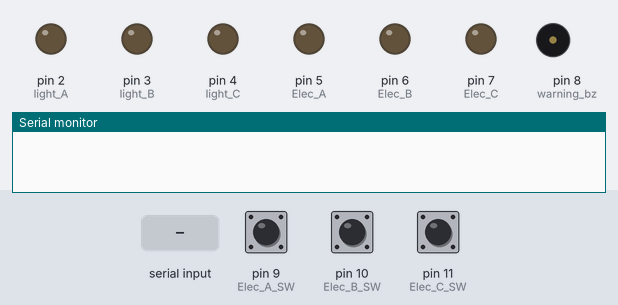
The sketch below on a simulated Arduino Uno, built with avr-gcc and run on an emulated ATmega328P. Parts: output pins drawn as LEDs (lit = HIGH), buzzer (waves = sounding), the last lines printed to the serial monitor. Dashed ring = blinking. The test bench sets the inputs (shaded band); at power-on: pin 9 (Elec_A_SW) LOW, pin 10 (Elec_B_SW) LOW, pin 11 (Elec_C_SW) LOW.

Above: at 1.2 s.
1.3 s: "U,45\n" received over Serial
At 1.55 s:
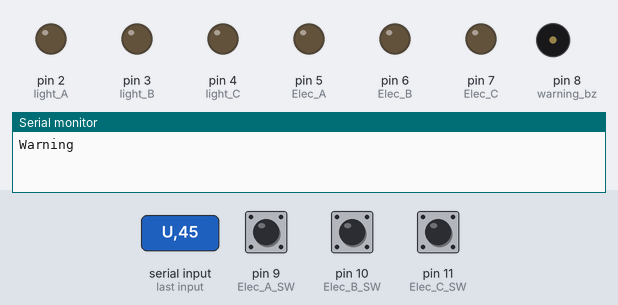
4.3 s: pin 9 (Elec_A_SW) pulled HIGH for 3.2 s
At 7.8 s:
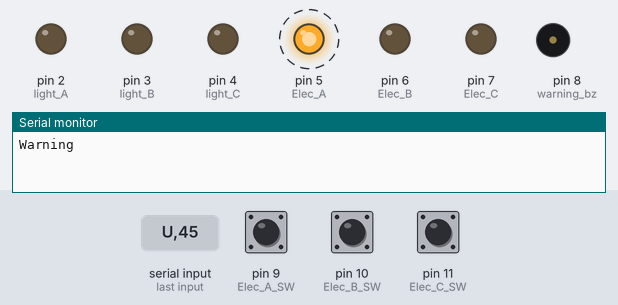
9.0 s: pin 10 (Elec_B_SW) pulled HIGH for 0.15 s
At 10.2 s:
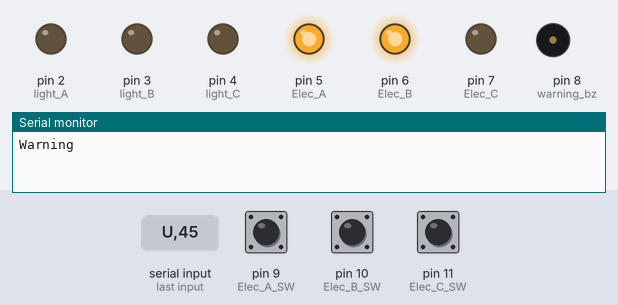
10.6 s: pin 11 (Elec_C_SW) pulled HIGH for 0.15 s
At 11.5 s:
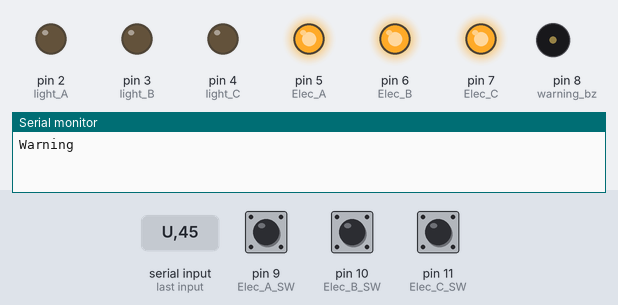
12.2 s: pin 9 (Elec_A_SW) pulled HIGH for 0.15 s
At 12.8 s:
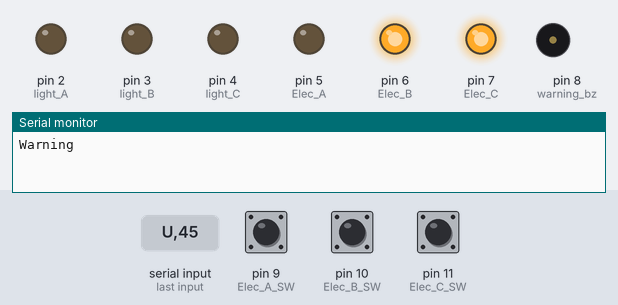
13.8 s: pin 10 (Elec_B_SW) pulled HIGH for 1 s
At 14.2 s:
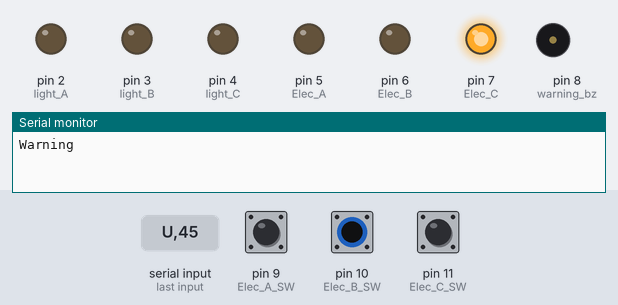
Timing chart, 0 to 16.8 s (numbered marks = the images above; inputs shaded):
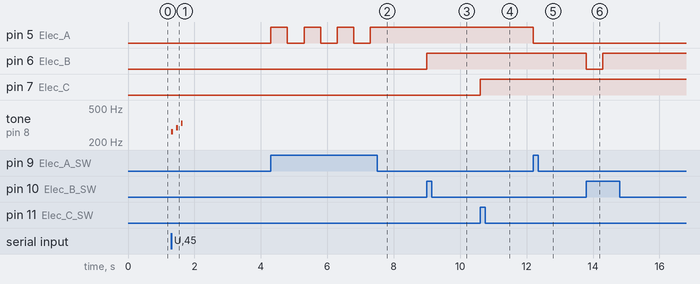

Measured:
- after the input at 1.3 s, tone on pin 8 (warning_bz): plays 262 Hz for 0.05 s, 294 Hz for 0.05 s, 330 Hz for 0.05 s, starting at once
- after the input at 4.3 s, pin 5 (Elec_A): alternates HIGH for 0.50 s and LOW for 0.50 s, 7 changes in all, then stays HIGH, starting at once
- after the input at 9.0 s, pin 6 (Elec_B): LOW → HIGH at once
- after the input at 10.6 s, pin 7 (Elec_C): LOW → HIGH at once
- after the input at 12.2 s, pin 5 (Elec_A): HIGH → LOW at once
- after the input at 13.8 s, pin 6 (Elec_B): HIGH → LOW at once, → HIGH 0.50 s later

The sketch:

VCPP_Arduino_1.ino
```cpp
const int light_A = 2, light_B = 3, light_C = 4, Elec_A = 5, Elec_B = 6, Elec_C = 7, warning_bz = 8;
const int Elec_A_SW = 9, Elec_B_SW = 10, Elec_C_SW = 11;

const int m[]={262,294,330,0}; // 음 높이
const int d[]={50,50,50,50}; // 지속 시간

const int PW_set = 1234;

String Input;
char dec[5]={0};
char User[1];
int i, PW=0;

void setup() {

  for(i=2; i<=8; i++) pinMode(i, OUTPUT);
  for(i=9; i<=11; i++) pinMode(i, INPUT);

  Serial.begin(9600);
}

void loop() {

  if(digitalRead(Elec_A_SW)==1) {
    if(digitalRead(Elec_A)==1) digitalWrite(Elec_A, LOW);
    else digitalWrite(Elec_A, HIGH);
    delay(500);
  }
  if(digitalRead(Elec_B_SW)==1) {
    if(digitalRead(Elec_B)==1) digitalWrite(Elec_B, LOW);
    else digitalWrite(Elec_B, HIGH);
    delay(500);
  }
  if(digitalRead(Elec_C_SW)==1) {
    if(digitalRead(Elec_C)==1) digitalWrite(Elec_C, LOW);
    else digitalWrite(Elec_C, HIGH);
    delay(500);
  }

  while(Serial.available()) {
    char wait = Serial.read();
    Input.concat(wait);
  }

  Input.substring(0,1).toCharArray(User,2);

  if(User[0] == 'U') {
    if(Input.length() == 5) {
      Input.substring(1,5).toCharArray(dec,5);
      PW = atoi(dec);
      Input = "";

      if(PW_set != PW) {
        Serial.println("Warning");
        for(i=0; i<(sizeof(m)/sizeof(int)); i++)
        {
          tone(warning_bz,m[i],d[i]);
          delay(d[i]+100);
        }
      noTone(warning_bz);
      }
      else {
        Serial.println("Who are you?");
      }

    }
  }

  else if (User[0] == 'A') {
    if(Input.length() == 5) {
      Input.substring(1,5).toCharArray(dec,5);
      PW = atoi(dec);
      Input = "";

      if(PW_set != PW) {
        Serial.println("Again");
      }
      else {
        Serial.println("Open");
        digitalWrite(light_A, HIGH);
      }

    }
  }

  else if (User[0] == 'B') {
    if(Input.length() == 5) {
      Input.substring(1,5).toCharArray(dec,5);
      PW = atoi(dec);
      Input = "";

      if(PW_set != PW) {
        Serial.println("Again");
      }
      else {
        Serial.println("Open");
        digitalWrite(light_B, HIGH);
      }

    }
  }

  else if (User[0] == 'C') {
    if(Input.length() == 5) {
      Input.substring(1,5).toCharArray(dec,5);
      PW = atoi(dec);
      Input = "";

      if(PW_set != PW) {
        Serial.println("Again");
      }
      else {
        Serial.println("Open");
        digitalWrite(light_C, HIGH);
      }

    }
  }

}
```
